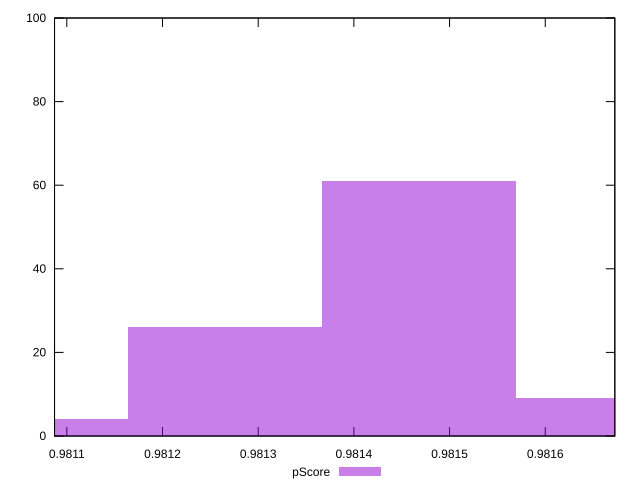

Recreate this plot in gnuplot.
reset

$pScore <<EOF
0.981468365365304 61
0.9812652889396128 26
0.9816714417909952 9
0.9810622125139217 4
EOF

set key outside below
set boxwidth 0.00020307642569114505
set xrange [0.9810871652402663:0.9816727067019834]
set yrange [0:100]
set trange [0:100]
set style fill transparent solid 0.5 noborder
set terminal svg size 640, 490 enhanced background rgb 'white'
set output "reprap/first-meaningful-paint/samples/pages+cached+noexternal+nocss/pScore/histogram.svg"

plot $pScore title "pScore" with boxes

reset
